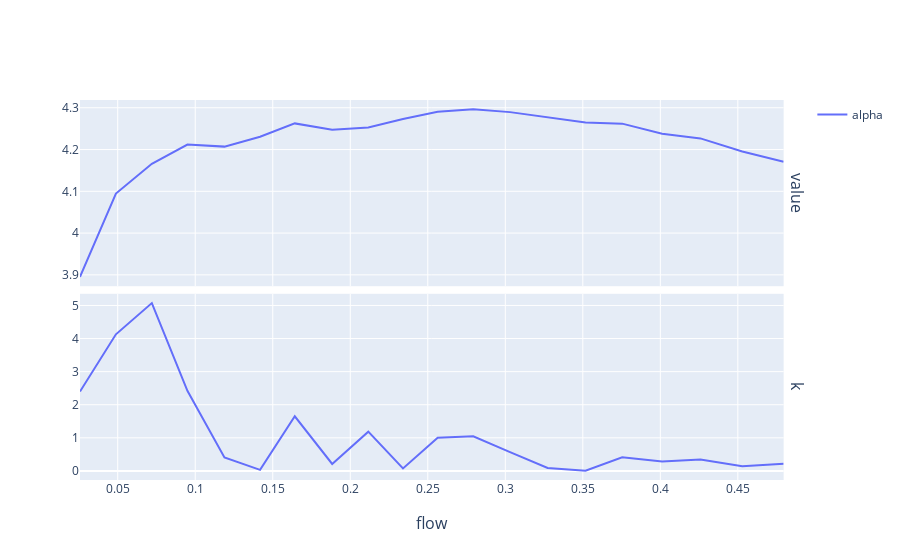
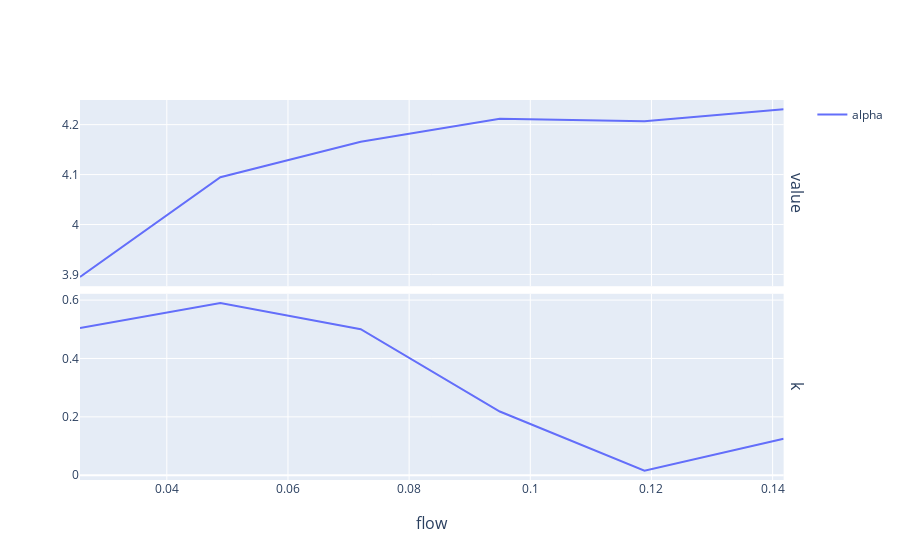

Notebook cell for these charts, in order:
### Code cell
x_col = "flow"
y_col_list = ["alpha"]

uuid = small_flex_input_schema.hydro_power_plant.filter(c("name") == "Merezenbach")["uuid"][0]

power_performance_merez = small_flex_input_schema.hydro_power_performance_table.filter(c("power_plant_fk")== uuid).with_columns(
    (c("electrical_power")/ c("flow")).alias("alpha")
)

df: pl.DataFrame = calculate_curviness(data=power_performance_merez, x_col=x_col, y_col_list=y_col_list)
fig = plot_curviness_results(df=df, x_col=x_col, y_col_list=y_col_list)
fig.show()

df: pl.DataFrame = calculate_curviness(data=power_performance_merez.filter(c("flow")<0.15), x_col=x_col, y_col_list=y_col_list)
fig = plot_curviness_results(df=df, x_col=x_col, y_col_list=y_col_list)
fig.show()

### Figure 1 — Plotly figure (JSON) as saved in the notebook; plotly's stock layout.template omitted (floating-point values rounded to 4 significant figures)
{"data": [{"legendgroup": "alpha", "line": {"color": "#636EFA"}, "mode": "lines", "name": "alpha", "showlegend": true, "type": "scatter", "x": [0.02567, 0.04884, 0.07201, 0.09497, 0.1188, 0.1418, 0.1642, 0.1883, 0.2116, 0.234, 0.2564, 0.2793, 0.3031, 0.3273, 0.3517, 0.3754, 0.4012, 0.4259, 0.4529, 0.4795], "xaxis": "x", "y": [3.895, 4.095, 4.166, 4.212, 4.207, 4.231, 4.263, 4.248, 4.253, 4.273, 4.291, 4.296, 4.29, 4.277, 4.265, 4.262, 4.238, 4.227, 4.195, 4.171], "yaxis": "y"}, {"legendgroup": "alpha", "line": {"color": "#636EFA"}, "mode": "lines", "name": "alpha", "showlegend": false, "type": "scatter", "x": [0.02567, 0.04884, 0.07201, 0.09497, 0.1188, 0.1418, 0.1642, 0.1883, 0.2116, 0.234, 0.2564, 0.2793, 0.3031, 0.3273, 0.3517, 0.3754, 0.4012, 0.4259, 0.4529, 0.4795], "xaxis": "x2", "y": [2.399, 4.128, 5.071, 2.422, 0.409, 0.03141, 1.65, 0.2103, 1.187, 0.07439, 1.0, 1.047, 0.567, 0.08772, 0.007364, 0.4115, 0.2851, 0.346, 0.1387, 0.2206], "yaxis": "y2"}], "layout": {"annotations": [{"font": {"size": 16}, "showarrow": false, "text": "value", "textangle": 90, "x": 0.98, "xanchor": "left", "xref": "paper", "y": 0.755, "yanchor": "middle", "yref": "paper"}, {"font": {"size": 16}, "showarrow": false, "text": "k", "textangle": 90, "x": 0.98, "xanchor": "left", "xref": "paper", "y": 0.245, "yanchor": "middle", "yref": "paper"}, {"font": {"size": 16}, "showarrow": false, "text": "flow", "x": 0.49, "xanchor": "center", "xref": "paper", "y": 0, "yanchor": "top", "yref": "paper", "yshift": -30}], "xaxis": {"anchor": "y", "domain": [0, 0.98], "matches": "x2", "showticklabels": false}, "xaxis2": {"anchor": "y2", "domain": [0, 0.98]}, "yaxis": {"anchor": "x", "domain": [0.51, 1]}, "yaxis2": {"anchor": "x2", "domain": [0, 0.49]}}}

### Figure 2 — Plotly figure (JSON) as saved in the notebook; plotly's stock layout.template omitted (floating-point values rounded to 4 significant figures)
{"data": [{"legendgroup": "alpha", "line": {"color": "#636EFA"}, "mode": "lines", "name": "alpha", "showlegend": true, "type": "scatter", "x": [0.02567, 0.04884, 0.07201, 0.09497, 0.1188, 0.1418], "xaxis": "x", "y": [3.895, 4.095, 4.166, 4.212, 4.207, 4.231], "yaxis": "y"}, {"legendgroup": "alpha", "line": {"color": "#636EFA"}, "mode": "lines", "name": "alpha", "showlegend": false, "type": "scatter", "x": [0.02567, 0.04884, 0.07201, 0.09497, 0.1188, 0.1418], "xaxis": "x2", "y": [0.5046, 0.5896, 0.5001, 0.2182, 0.01566, 0.1253], "yaxis": "y2"}], "layout": {"annotations": [{"font": {"size": 16}, "showarrow": false, "text": "value", "textangle": 90, "x": 0.98, "xanchor": "left", "xref": "paper", "y": 0.755, "yanchor": "middle", "yref": "paper"}, {"font": {"size": 16}, "showarrow": false, "text": "k", "textangle": 90, "x": 0.98, "xanchor": "left", "xref": "paper", "y": 0.245, "yanchor": "middle", "yref": "paper"}, {"font": {"size": 16}, "showarrow": false, "text": "flow", "x": 0.49, "xanchor": "center", "xref": "paper", "y": 0, "yanchor": "top", "yref": "paper", "yshift": -30}], "xaxis": {"anchor": "y", "domain": [0, 0.98], "matches": "x2", "showticklabels": false}, "xaxis2": {"anchor": "y2", "domain": [0, 0.98]}, "yaxis": {"anchor": "x", "domain": [0.51, 1]}, "yaxis2": {"anchor": "x2", "domain": [0, 0.49]}}}
